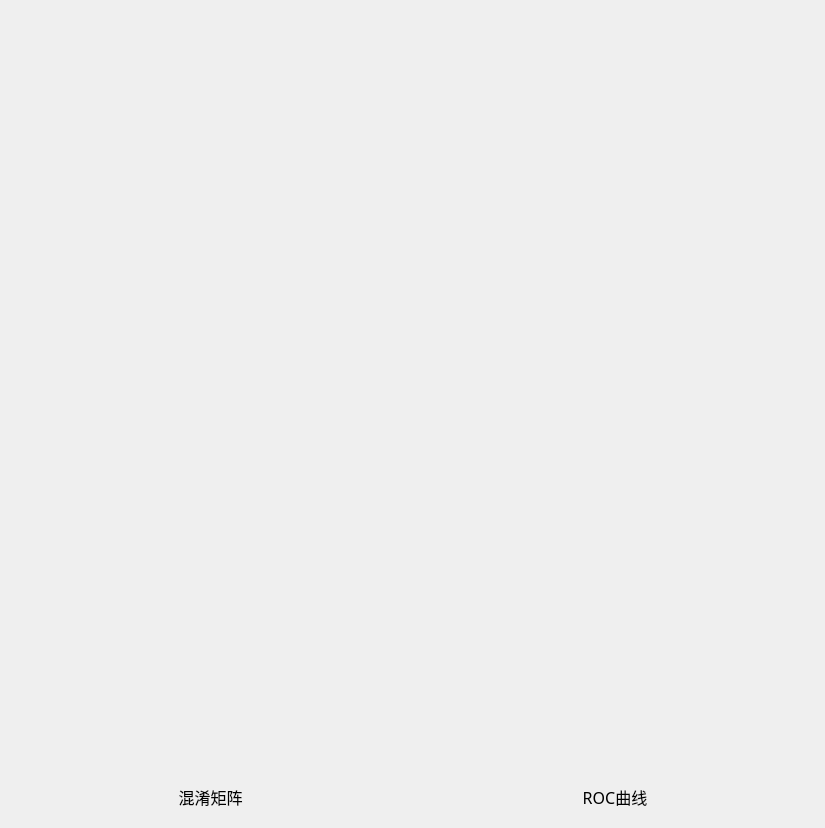
<?xml version="1.0" encoding="UTF-8"?>
<ui version="4.0">
 <class>Form</class>
 <widget class="QWidget" name="Form">
  <property name="geometry">
   <rect>
    <x>0</x>
    <y>0</y>
    <width>825</width>
    <height>828</height>
   </rect>
  </property>
  <property name="windowTitle">
   <string>Form</string>
  </property>
  <layout class="QHBoxLayout" name="horizontalLayout">
   <item>
    <layout class="QVBoxLayout" name="verticalLayout" stretch="2,6,10,1">
     <item>
      <layout class="QVBoxLayout" name="verticalLayout_4">
       <item>
        <widget class="QLabel" name="titleLabel">
         <property name="font">
          <font>
           <family>微软雅黑</family>
           <pointsize>16</pointsize>
           <weight>75</weight>
           <bold>true</bold>
          </font>
         </property>
         <property name="layoutDirection">
          <enum>Qt::LeftToRight</enum>
         </property>
         <property name="text">
          <string/>
         </property>
         <property name="alignment">
          <set>Qt::AlignCenter</set>
         </property>
         <property name="margin">
          <number>8</number>
         </property>
        </widget>
       </item>
      </layout>
     </item>
     <item>
      <layout class="QHBoxLayout" name="horizontalLayout_4">
       <item>
        <layout class="QVBoxLayout" name="verticalLayout_3">
         <item>
          <widget class="QLabel" name="algorithmLabel">
           <property name="font">
            <font>
             <family>微软雅黑</family>
             <pointsize>12</pointsize>
            </font>
           </property>
           <property name="text">
            <string/>
           </property>
           <property name="alignment">
            <set>Qt::AlignLeading|Qt::AlignLeft|Qt::AlignVCenter</set>
           </property>
           <property name="wordWrap">
            <bool>false</bool>
           </property>
           <property name="margin">
            <number>5</number>
           </property>
          </widget>
         </item>
         <item>
          <widget class="QLabel" name="grouperLabel">
           <property name="font">
            <font>
             <family>微软雅黑</family>
             <pointsize>12</pointsize>
            </font>
           </property>
           <property name="text">
            <string/>
           </property>
           <property name="alignment">
            <set>Qt::AlignLeading|Qt::AlignLeft|Qt::AlignVCenter</set>
           </property>
           <property name="wordWrap">
            <bool>false</bool>
           </property>
           <property name="margin">
            <number>5</number>
           </property>
          </widget>
         </item>
         <item>
          <widget class="QLabel" name="samplingLabel">
           <property name="font">
            <font>
             <family>微软雅黑</family>
             <pointsize>12</pointsize>
            </font>
           </property>
           <property name="text">
            <string/>
           </property>
           <property name="alignment">
            <set>Qt::AlignLeading|Qt::AlignLeft|Qt::AlignVCenter</set>
           </property>
           <property name="wordWrap">
            <bool>false</bool>
           </property>
           <property name="margin">
            <number>7</number>
           </property>
          </widget>
         </item>
        </layout>
       </item>
       <item>
        <layout class="QVBoxLayout" name="verticalLayout_2">
         <item>
          <widget class="QLabel" name="accuracyLabel">
           <property name="font">
            <font>
             <family>微软雅黑</family>
             <pointsize>12</pointsize>
            </font>
           </property>
           <property name="text">
            <string/>
           </property>
           <property name="margin">
            <number>5</number>
           </property>
          </widget>
         </item>
         <item>
          <widget class="QLabel" name="precisionLabel">
           <property name="font">
            <font>
             <family>微软雅黑</family>
             <pointsize>12</pointsize>
            </font>
           </property>
           <property name="text">
            <string/>
           </property>
           <property name="alignment">
            <set>Qt::AlignLeading|Qt::AlignLeft|Qt::AlignVCenter</set>
           </property>
           <property name="wordWrap">
            <bool>false</bool>
           </property>
           <property name="margin">
            <number>5</number>
           </property>
          </widget>
         </item>
         <item>
          <widget class="QLabel" name="recallLabel">
           <property name="font">
            <font>
             <family>微软雅黑</family>
             <pointsize>12</pointsize>
            </font>
           </property>
           <property name="text">
            <string/>
           </property>
           <property name="alignment">
            <set>Qt::AlignLeading|Qt::AlignLeft|Qt::AlignVCenter</set>
           </property>
           <property name="wordWrap">
            <bool>false</bool>
           </property>
           <property name="margin">
            <number>5</number>
           </property>
          </widget>
         </item>
         <item>
          <widget class="QLabel" name="f1Label">
           <property name="font">
            <font>
             <family>微软雅黑</family>
             <pointsize>12</pointsize>
            </font>
           </property>
           <property name="text">
            <string/>
           </property>
           <property name="alignment">
            <set>Qt::AlignLeading|Qt::AlignLeft|Qt::AlignVCenter</set>
           </property>
           <property name="wordWrap">
            <bool>false</bool>
           </property>
           <property name="margin">
            <number>7</number>
           </property>
          </widget>
         </item>
        </layout>
       </item>
      </layout>
     </item>
     <item>
      <layout class="QHBoxLayout" name="horizontalLayout_2" stretch="1,1">
       <item>
        <widget class="QLabel" name="confusionMatrixLabel">
         <property name="sizePolicy">
          <sizepolicy hsizetype="Preferred" vsizetype="Preferred">
           <horstretch>0</horstretch>
           <verstretch>0</verstretch>
          </sizepolicy>
         </property>
         <property name="minimumSize">
          <size>
           <width>40</width>
           <height>40</height>
          </size>
         </property>
         <property name="font">
          <font>
           <family>微软雅黑</family>
           <pointsize>12</pointsize>
          </font>
         </property>
         <property name="text">
          <string/>
         </property>
        </widget>
       </item>
       <item>
        <widget class="QLabel" name="rocLabel">
         <property name="sizePolicy">
          <sizepolicy hsizetype="Preferred" vsizetype="Preferred">
           <horstretch>0</horstretch>
           <verstretch>0</verstretch>
          </sizepolicy>
         </property>
         <property name="minimumSize">
          <size>
           <width>40</width>
           <height>40</height>
          </size>
         </property>
         <property name="font">
          <font>
           <family>微软雅黑</family>
           <pointsize>12</pointsize>
          </font>
         </property>
         <property name="text">
          <string/>
         </property>
        </widget>
       </item>
      </layout>
     </item>
     <item>
      <layout class="QHBoxLayout" name="horizontalLayout_3">
       <item>
        <widget class="QLabel" name="label_6">
         <property name="font">
          <font>
           <family>微软雅黑</family>
           <pointsize>12</pointsize>
          </font>
         </property>
         <property name="text">
          <string>混淆矩阵</string>
         </property>
         <property name="alignment">
          <set>Qt::AlignCenter</set>
         </property>
         <property name="wordWrap">
          <bool>false</bool>
         </property>
         <property name="margin">
          <number>5</number>
         </property>
        </widget>
       </item>
       <item>
        <widget class="QLabel" name="label_5">
         <property name="font">
          <font>
           <family>微软雅黑</family>
           <pointsize>12</pointsize>
          </font>
         </property>
         <property name="text">
          <string>ROC曲线</string>
         </property>
         <property name="alignment">
          <set>Qt::AlignCenter</set>
         </property>
         <property name="wordWrap">
          <bool>false</bool>
         </property>
         <property name="margin">
          <number>5</number>
         </property>
        </widget>
       </item>
      </layout>
     </item>
    </layout>
   </item>
  </layout>
 </widget>
 <resources/>
 <connections/>
</ui>
